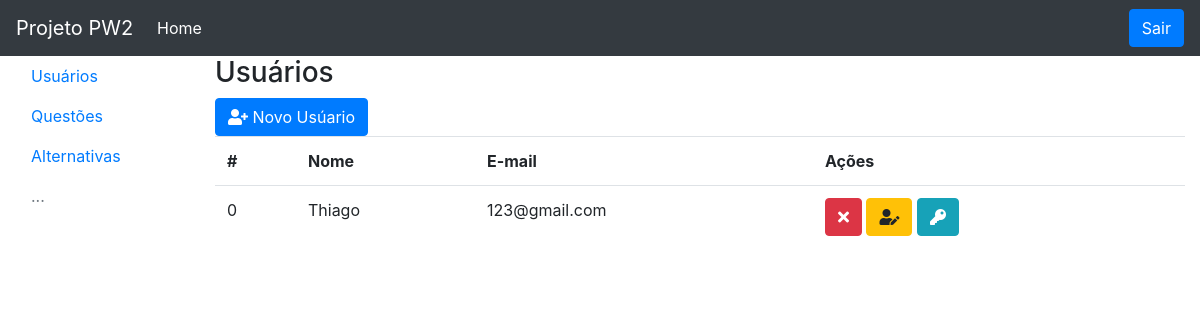
/usuarios (signed in), run on an earlier commit of the app's database.
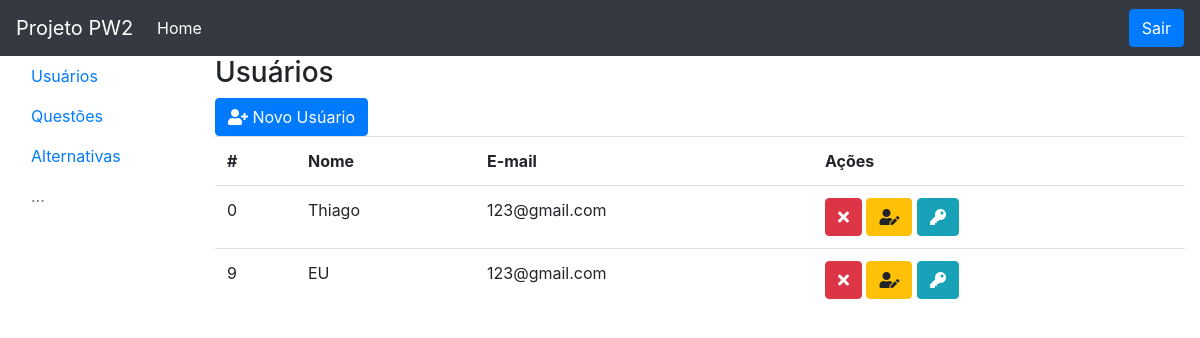
And on a later commit of the database.
### tables this page shows
CREATE TABLE `usuario` (
  `idUsuario` int(11) NOT NULL,
  `nome` varchar(200) NOT NULL,
  `email` varchar(200) NOT NULL,
  `senha` varchar(200) NOT NULL
);

### UsuarioDAO.php (called while the page is built, shortened)
<?php
class UsuarioDAO
{
    private $con;
    public function __construct()
    {
        $this->con = mysqli_connect(DB_SERVER, DB_USER, DB_PASS, DB_NAME);
    }
    public function buscar()
    {
        $sql = 'SELECT * FROM usuario';
        $rs = $this->con->query($sql);
        $listaDeUsuarios = array();
        while ($lista = $rs->fetch_object()) {
            $listaDeUsuarios[] = $lista;
        }
        return $listaDeUsuarios;
    }
}

### usuarios.php (the view, shortened to what this page needs)
<?php
include 'UsuarioDAO.php';
$usuarioDAO = new UsuarioDAO();
$lista = $usuarioDAO->buscar();
include 'cabecalho.php';
include 'menu.php';
?>
            <div class="col-10">
                <h3>Usuários</h3>
                <button type="button" class="btn btn-primary" data-toggle="modal" data-target="#modalnovo">
                    <i class="fas fa-user-plus"></i>
                    Novo Usúario
                </button>
                <table class="table">
                    <tr>
                        <th>#</th>
                        <th>Nome</th>
                        <th>E-mail</th>
                        <th>Ações</th>
                    </tr>
                    <?php foreach ($lista as $usuario): ?>
                    <tr>
                        <td><?= $usuario->idUsuario; ?></td>
                        <td><?= $usuario->nome; ?></td>
                        <td><?= $usuario->email; ?></td>
                        <td>
                            <a class="btn btn-danger"
                                href="UsuarioController.php?acao=apagar&id=<?= $usuario->idUsuario; ?>">
                                <i class="fas fa-times"></i>
                            </a>
                            <button type="button" class="btn btn-warning alterar-nome" data-toggle="modal"
                                data-target="#modalnome" data-id="<?= $usuario->idUsuario; ?>">
                                <i class="fas fa-user-edit"></i>
                            </button>
                            <button type="button" class="btn btn-info alterar-senha" data-toggle="modal"
                                data-target="#modalsenha" data-id="<?= $usuario->idUsuario; ?>">
                                <i class="fas fa-key"></i>
                            </button>
                        </td>
                    </tr>
                    <?php endforeach; ?>
                </table>
            </div>
        </div>
    </div>
</body>
<html>

What changed in the data, as far as the page shows it:
added usuario: idUsuario "9", nome "EU", email "123@gmail.com"
